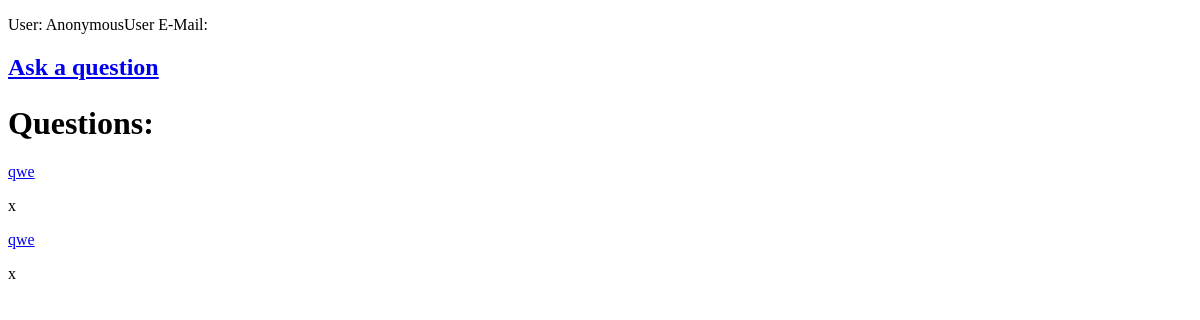
The app's page /, older data.
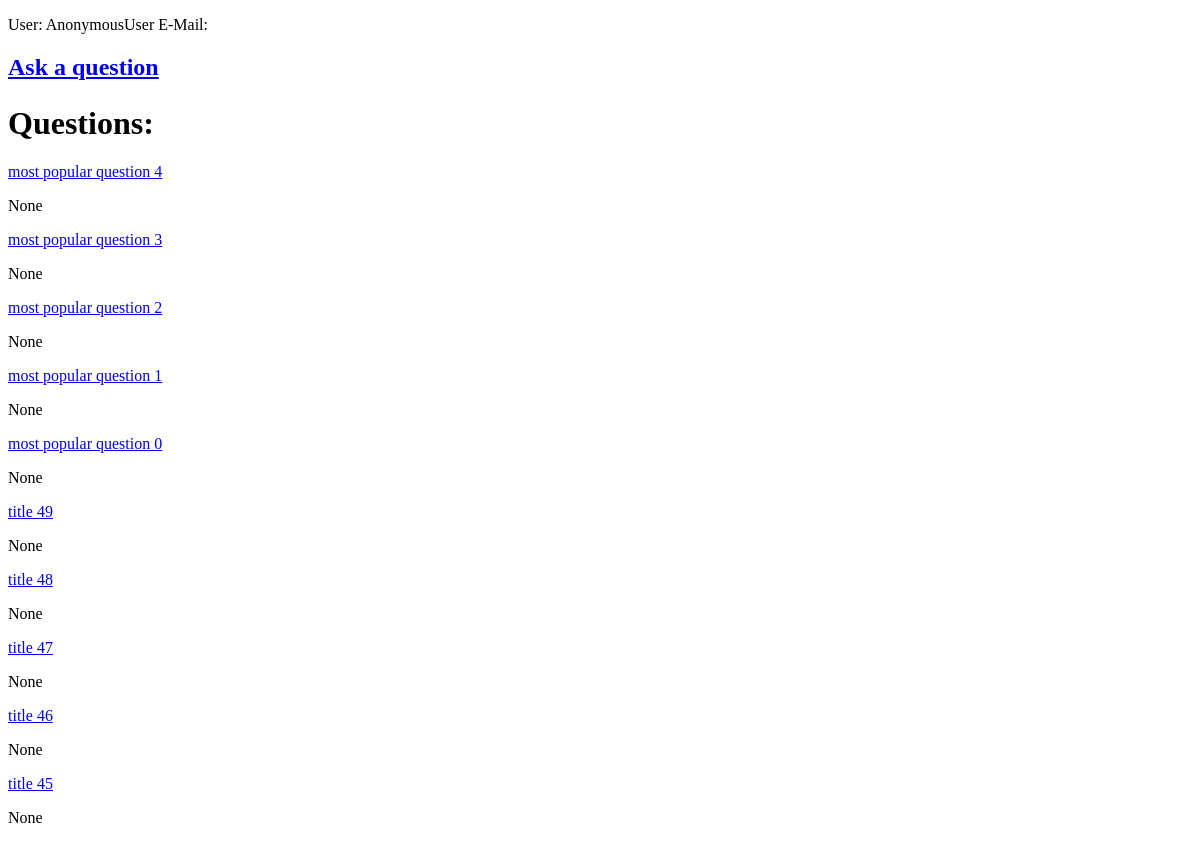
The same page, newer data.
### qa/models.py (models this page shows)
class Question(models.Model):
    title = models.CharField(max_length=255)
    text = models.CharField(max_length=1000)
    added_at = models.DateField(blank=True, auto_now_add=True)
    rating = models.IntegerField(default = 0)
    author = models.ForeignKey(User, null=True, on_delete=models.DO_NOTHING)
    likes = models.ManyToManyField(User, related_name='likes_set')
    def __str__(self):
        return self.title
    def get_url(self):
        return "/question/{}/".format(self.id)

### qa/views.py (the view)
# urls.py: url(r'^$', views.main),
def main(request):
    questions = Question.objects.all().order_by('-id')
    paginator = Paginator(questions, 10)
    try:
        page = request.GET.get('page', 1)
    except ValueError:
        page = 1
    except TypeError:
        page = 1
    try:
        page = paginator.page(page)
    except EmptyPage:
        questions = paginator.page(paginator.num_pages)
    return render(request, 'main.html', {'title':'main.html',
                                         'paginator':paginator,
                                         'questions':page.object_list,
                                         'page': page, })

### qa/templates/main.html (shortened to what this page needs)
<!DOCTYPE html>
<html lang="en">
<head>
</head>
<body>
    <p> User: {{ user }}  E-Mail: {{ user.email }}</p>
	<h2><a href="/ask">Ask a question</a></p></h2>
	<h1>Questions:</h1>
    {% for question in questions %}
        <p><a href="{{ question.get_url }}">{{ question }}</a></p>
        <p>{{ question.author }}</p>
    {% endfor %}
</body>
</html>

Row changes from the older to the newer data that the page shows:
no longer on this page (row unchanged): Question: title "qwe", author "x"
no longer on this page (row unchanged): Question: title "qwe", author "x"
added Question: title "most popular question 4", author "None"
added Question: title "most popular question 3", author "None"
added Question: title "most popular question 2", author "None"
added Question: title "most popular question 1", author "None"
added Question: title "most popular question 0", author "None"
added Question: title "title 49", author "None"
added Question: title "title 48", author "None"
added Question: title "title 47", author "None"
added Question: title "title 46", author "None"
added Question: title "title 45", author "None"
